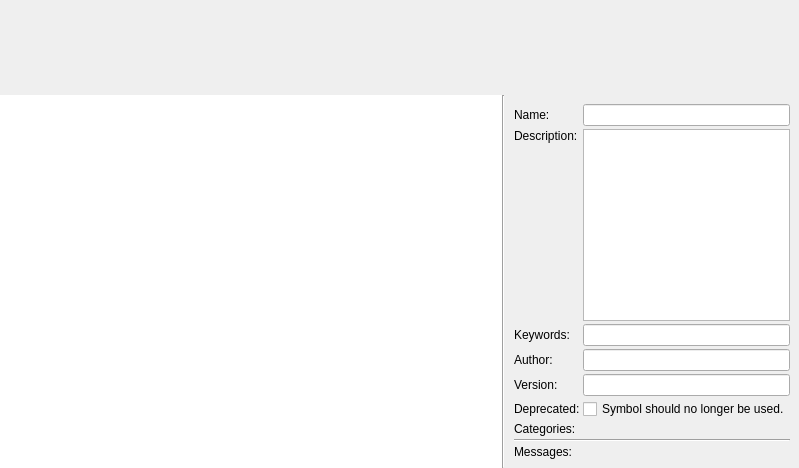
<?xml version="1.0" encoding="UTF-8"?>
<ui version="4.0">
 <class>librepcb::library::editor::SymbolEditorWidget</class>
 <widget class="QWidget" name="librepcb::library::editor::SymbolEditorWidget">
  <property name="geometry">
   <rect>
    <x>0</x>
    <y>0</y>
    <width>799</width>
    <height>468</height>
   </rect>
  </property>
  <property name="windowTitle">
   <string>Form</string>
  </property>
  <layout class="QVBoxLayout" name="verticalLayout" stretch="0,1">
   <property name="spacing">
    <number>0</number>
   </property>
   <property name="leftMargin">
    <number>0</number>
   </property>
   <property name="topMargin">
    <number>0</number>
   </property>
   <property name="rightMargin">
    <number>0</number>
   </property>
   <property name="bottomMargin">
    <number>0</number>
   </property>
   <item>
    <widget class="QWidget" name="interfaceBrokenWarningWidget" native="true">
     <property name="minimumSize">
      <size>
       <width>0</width>
       <height>20</height>
      </size>
     </property>
    </widget>
  </item>
  <item>
    <widget class="QWidget" name="errorNotificationWidget" native="true">
     <property name="minimumSize">
      <size>
       <width>0</width>
       <height>20</height>
      </size>
     </property>
    </widget>
   </item>
   <item>
    <layout class="QHBoxLayout" name="horizontalLayout" stretch="2,0,1">
     <property name="spacing">
      <number>0</number>
     </property>
     <item>
      <widget class="librepcb::GraphicsView" name="graphicsView">
       <property name="frameShape">
        <enum>QFrame::NoFrame</enum>
       </property>
      </widget>
     </item>
     <item>
      <widget class="Line" name="line">
       <property name="orientation">
        <enum>Qt::Vertical</enum>
       </property>
      </widget>
     </item>
     <item>
      <layout class="QFormLayout" name="formLayout">
       <property name="horizontalSpacing">
        <number>3</number>
       </property>
       <property name="verticalSpacing">
        <number>3</number>
       </property>
       <property name="leftMargin">
        <number>9</number>
       </property>
       <property name="topMargin">
        <number>9</number>
       </property>
       <property name="rightMargin">
        <number>9</number>
       </property>
       <property name="bottomMargin">
        <number>9</number>
       </property>
       <item row="0" column="0">
        <widget class="QLabel" name="label_4">
         <property name="text">
          <string>Name:</string>
         </property>
        </widget>
       </item>
       <item row="0" column="1">
        <widget class="QLineEdit" name="edtName">
         <property name="maxLength">
          <number>50</number>
         </property>
        </widget>
       </item>
       <item row="1" column="0">
        <widget class="QLabel" name="label_5">
         <property name="text">
          <string>Description:</string>
         </property>
         <property name="alignment">
          <set>Qt::AlignLeading|Qt::AlignLeft|Qt::AlignTop</set>
         </property>
        </widget>
       </item>
       <item row="1" column="1">
        <widget class="librepcb::PlainTextEdit" name="edtDescription"/>
       </item>
       <item row="2" column="0">
        <widget class="QLabel" name="label_6">
         <property name="text">
          <string>Keywords:</string>
         </property>
        </widget>
       </item>
       <item row="2" column="1">
        <widget class="QLineEdit" name="edtKeywords">
         <property name="maxLength">
          <number>100</number>
         </property>
        </widget>
       </item>
       <item row="3" column="0">
        <widget class="QLabel" name="label_7">
         <property name="text">
          <string>Author:</string>
         </property>
        </widget>
       </item>
       <item row="3" column="1">
        <widget class="QLineEdit" name="edtAuthor">
         <property name="maxLength">
          <number>100</number>
         </property>
        </widget>
       </item>
       <item row="4" column="0">
        <widget class="QLabel" name="label_8">
         <property name="text">
          <string>Version:</string>
         </property>
        </widget>
       </item>
       <item row="4" column="1">
        <widget class="QLineEdit" name="edtVersion">
         <property name="maxLength">
          <number>100</number>
         </property>
        </widget>
       </item>
       <item row="5" column="0">
        <widget class="QLabel" name="label_10">
         <property name="text">
          <string>Deprecated:</string>
         </property>
        </widget>
       </item>
       <item row="5" column="1">
        <widget class="QCheckBox" name="cbxDeprecated">
         <property name="text">
          <string>Symbol should no longer be used.</string>
         </property>
        </widget>
       </item>
       <item row="6" column="0">
        <widget class="QLabel" name="lblCategories">
         <property name="text">
          <string>Categories:</string>
         </property>
         <property name="alignment">
          <set>Qt::AlignLeading|Qt::AlignLeft|Qt::AlignTop</set>
         </property>
        </widget>
       </item>
       <item row="7" column="0" colspan="2">
        <widget class="Line" name="line_2">
         <property name="orientation">
          <enum>Qt::Horizontal</enum>
         </property>
        </widget>
       </item>
       <item row="8" column="0">
        <widget class="QLabel" name="label">
         <property name="text">
          <string>Messages:</string>
         </property>
         <property name="alignment">
          <set>Qt::AlignLeading|Qt::AlignLeft|Qt::AlignTop</set>
         </property>
        </widget>
       </item>
       <item row="8" column="1">
        <widget class="librepcb::library::editor::LibraryElementCheckListWidget" name="lstMessages" native="true">
         <property name="sizePolicy">
          <sizepolicy hsizetype="Preferred" vsizetype="Expanding">
           <horstretch>0</horstretch>
           <verstretch>1</verstretch>
          </sizepolicy>
         </property>
        </widget>
       </item>
      </layout>
     </item>
    </layout>
   </item>
  </layout>
 </widget>
 <customwidgets>
  <customwidget>
   <class>librepcb::PlainTextEdit</class>
   <extends>QPlainTextEdit</extends>
   <header location="global">librepcb/common/widgets/plaintextedit.h</header>
  </customwidget>
  <customwidget>
   <class>librepcb::GraphicsView</class>
   <extends>QGraphicsView</extends>
   <header location="global">librepcb/common/graphics/graphicsview.h</header>
  </customwidget>
  <customwidget>
   <class>librepcb::library::editor::LibraryElementCheckListWidget</class>
   <extends>QWidget</extends>
   <header location="global">librepcb/libraryeditor/common/libraryelementchecklistwidget.h</header>
   <container>1</container>
  </customwidget>
 </customwidgets>
 <resources/>
 <connections/>
</ui>
